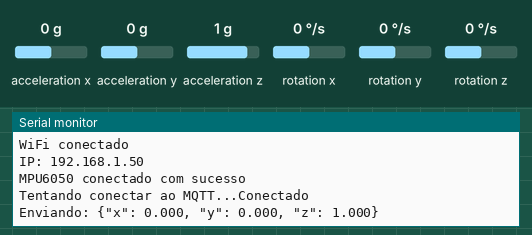
The sketch below on a simulated ESP8266 (NodeMCU). Parts: the last lines printed to the serial monitor. The test bench sets the inputs (shaded band); at power-on: acceleration x 0 g, acceleration y 0 g, acceleration z 1 g, rotation x 0 °/s, rotation y 0 °/s, rotation z 0 °/s. WiFi joins after 1.5 s; servers stay silent unless stated; no MQTT or app messages arrive unless stated.

Above: at 2.7 s.
2.8 s: acceleration x set to -1.4 g
At 7.2 s:
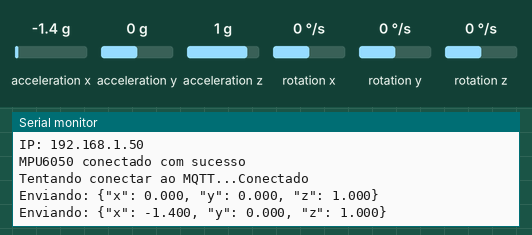
8.8 s: acceleration y set to -1.4 g
At 12.3 s:
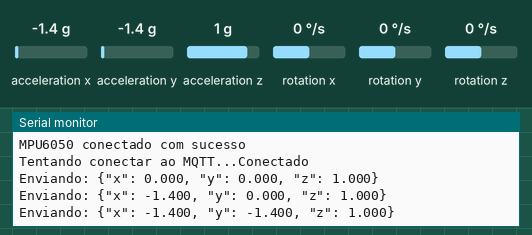
14.8 s: acceleration z set to -1.4 g
At 17.4 s:
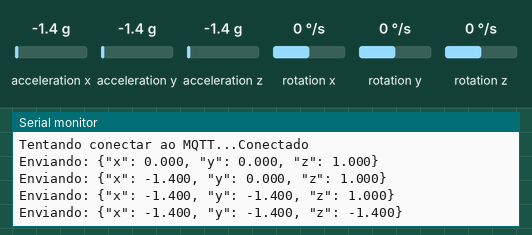

Measured:
- after the input at 2.8 s, the serial monitor: prints a new line after 3.8 s (image 1)
- after the input at 8.8 s, the serial monitor: prints a new line after 2.8 s (image 2)
- after the input at 14.8 s, the serial monitor: prints a new line after 1.8 s (image 3)

The sketch:

new_code.ino
```cpp
#include <ESP8266WiFi.h>
#include <PubSubClient.h>
#include <Wire.h>
#include <MPU6050.h>

// Configurações de rede Wi‑Fi
const char* ssid = "A535G";       // Nome da sua rede Wi‑Fi
const char* password = "mlki6803";  // Senha da rede

// Configuração do broker MQTT
const char* mqtt_server = "192.168.254.104";  // IP do broker MQTT (pode ser o Mosquitto ou o Node‑RED se configurado como broker)

WiFiClient espClient;
PubSubClient client(espClient);

// Instancia o objeto MPU6050
MPU6050 mpu;

// Função para conectar ao Wi‑Fi
void setup_wifi() {
  delay(10);
  Serial.println();
  Serial.print("Conectando-se a ");
  Serial.println(ssid);

  WiFi.mode(WIFI_STA);
  WiFi.begin(ssid, password);

  while (WiFi.status() != WL_CONNECTED) {
    delay(500);
    Serial.print(".");
  }

  Serial.println("");
  Serial.println("WiFi conectado");
  Serial.print("IP: ");
  Serial.println(WiFi.localIP());
}

// Função para reconectar ao MQTT
void reconnect() {
  while (!client.connected()) {
    Serial.print("Tentando conectar ao MQTT...");
    if (client.connect("ESP8266Client")) {
      Serial.println("Conectado");
    } else {
      Serial.print("Falha, rc=");
      Serial.print(client.state());
      Serial.println(" - Tentando novamente em 5 segundos");
      delay(5000);
    }
  }
}

void setup() {
  Serial.begin(9600);
  setup_wifi();
  client.setServer(mqtt_server, 1883);

  // Inicializa a comunicação com o sensor MPU6050
  Wire.begin();
  mpu.initialize();

  // Verifica se o sensor está conectado corretamente
  if (!mpu.testConnection()) {
    Serial.println("Erro ao conectar com o MPU6050");
    while (1);  // Trava o código se o sensor não for encontrado
  }
  Serial.println("MPU6050 conectado com sucesso");
}

void loop() {
  if (!client.connected()) {
    reconnect();
  }
  client.loop();

  // Lê os valores de aceleração (em g)
  int16_t ax, ay, az;
  mpu.getAcceleration(&ax, &ay, &az);

  // Converte os valores de aceleração para valores em g (com 1g = 16384 no MPU6050)
  float x = ax / 16384.0;
  float y = ay / 16384.0;
  float z = az / 16384.0;

  // Cria uma mensagem JSON com as chaves "x", "y" e "z"
  String payload = "{\"x\": " + String(x, 3) + ", \"y\": " + String(y, 3) + ", \"z\": " + String(z, 3) + "}";
  Serial.println("Enviando: " + payload);

  // Publica a mensagem no tópico "sensor/acelerometro"
  client.publish("sensor/acelerometro", payload.c_str());
  delay(5000);  // Aguarda 5 segundos para enviar novamente
}
```
